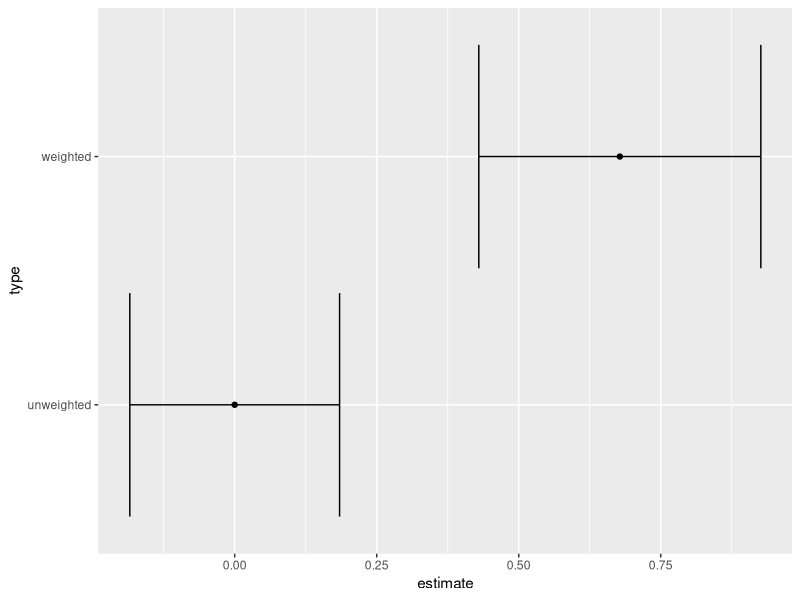

Source code (R):
library(broom)


### Name: tidy.kappa
### Title: Tidy a(n) kappa object
### Aliases: tidy.kappa kappa_tidiers psych_tidiers

### ** Examples


library(psych)

rater1 = 1:9
rater2 = c(1, 3, 1, 6, 1, 5, 5, 6, 7)
ck <- cohen.kappa(cbind(rater1, rater2))

tidy(ck)

# graph the confidence intervals
library(ggplot2)
ggplot(tidy(ck), aes(estimate, type)) +
  geom_point() +
  geom_errorbarh(aes(xmin = conf.low, xmax = conf.high))
